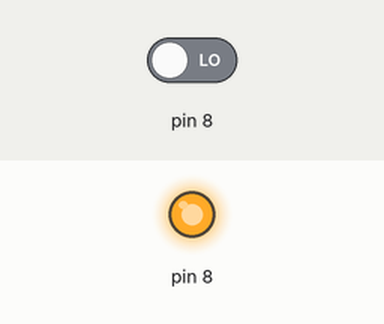
The sketch below on a simulated Arduino Uno, built with avr-gcc and run on an emulated ATmega328P. Parts: output pins drawn as LEDs (lit = HIGH). Inputs (shaded band) come from the test bench; at power-on: pin 8 LOW. What the sketch prints to the serial monitor is not drawn.

Above: at 0.1 s.
Timing chart, 0 to 1.6 s (numbered marks = the images above):
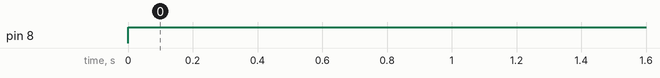

The sketch:

analogtodigitalconvert.ino
```cpp
void setup() {
  // put your setup code here, to run once:
Serial.begin(9600);
}

void loop() {
  // put your main code here, to run repeatedly:
long tLeft = qtTime(8);
Serial.print("tLeft = ");
Serial.print(tLeft);
Serial.println();
delay(600);

}

long qtTime(int pin) {
  pinMode(pin, OUTPUT);
  digitalWrite(pin, HIGH);
  delay(1);

  pinMode(pin, INPUT);
  digitalWrite(pin, LOW);
  long time = micros();
  while(digitalRead(pin));
  time = micros() - time;
  return time;
}
```

Measured:
- by itself, pin 8: LOW → HIGH at 0.00 s
